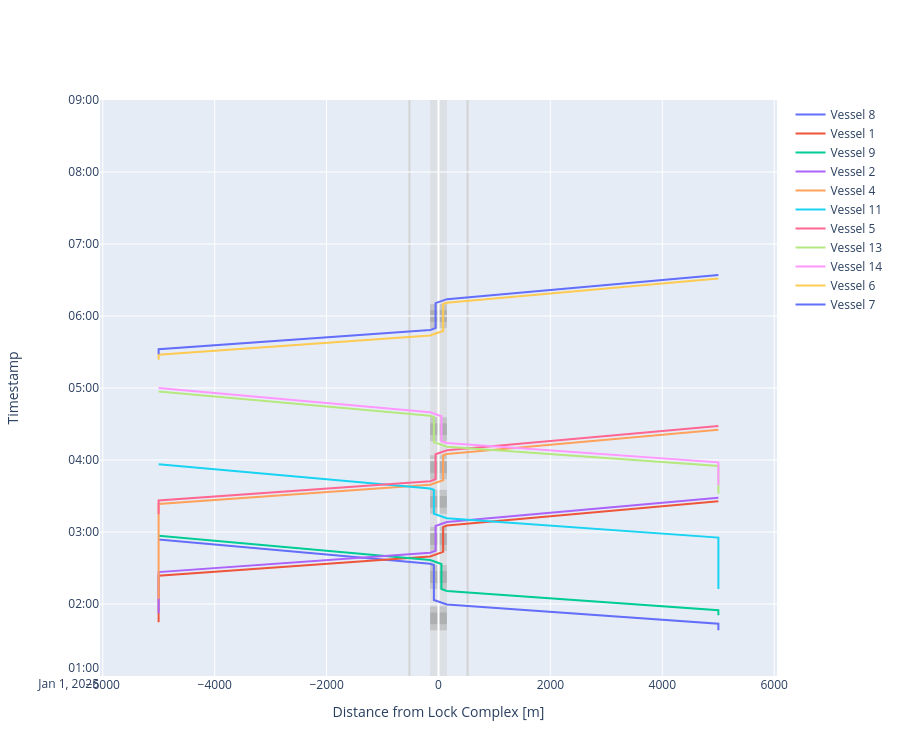

The notebook cell saved with this chart:
### Markdown cell above
##### Time-distance diagram of vessels passing the lock and planning info
And we can create time-distance diagrams for both locks. We get the same results as in notebook 208!

### Code cell
def cm_to_pixels(cm):
    return cm * 37.8 # Set figure height to 10 cm

# We can plot the time-distance diagram
fig = lock_chamber_I.plot(xlimmin = -6050, 
                          xlimmax = 6050,
                          ylimmin = pd.Timestamp('2025-01-01 01:00:00'),
                          ylimmax = pd.Timestamp('2025-01-01 09:00:00'),
                          method='Plotly')

fig.update_layout(height=cm_to_pixels(20))
